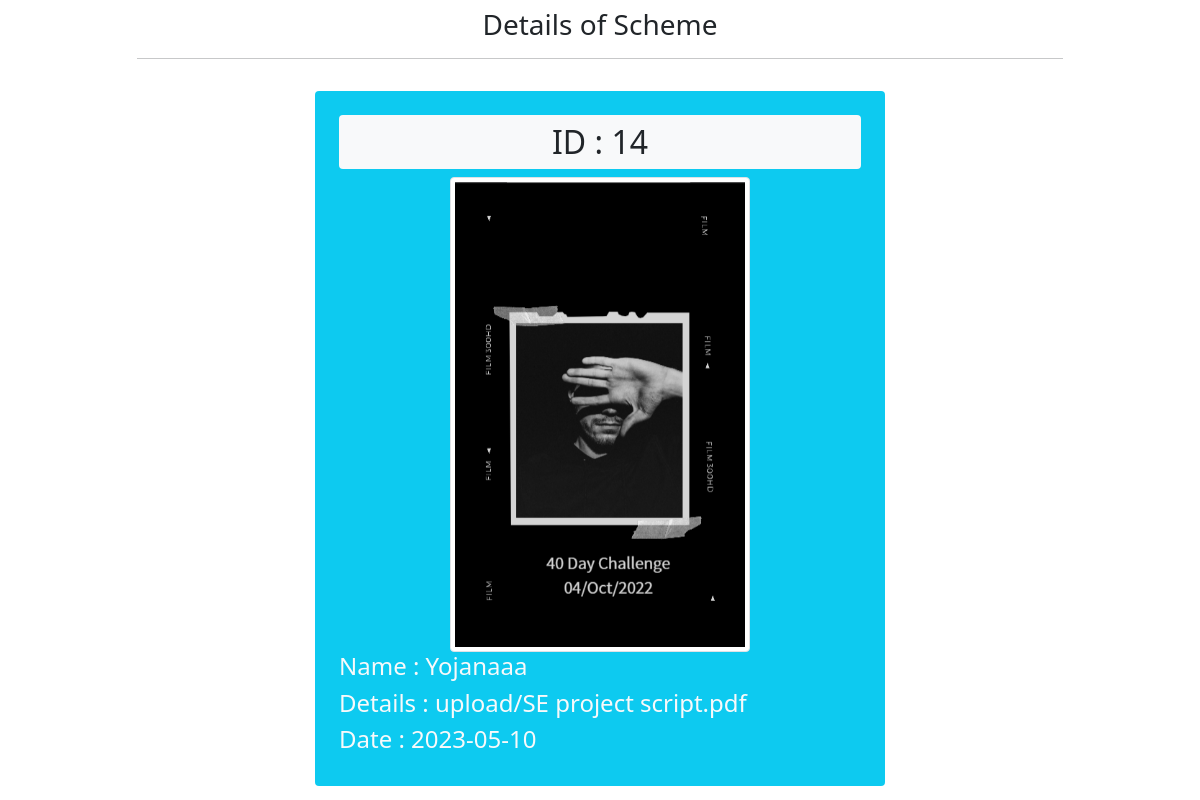
/admin/details_scheme.php?details=14, run on the app's committed database.
### tables this page shows
CREATE TABLE `scheme` (
  `id` int(11) NOT NULL,
  `name` varchar(100) NOT NULL,
  `doc` varchar(1000) DEFAULT NULL,
  `date` date NOT NULL,
  `image` blob DEFAULT NULL
);

### admin/action_scheme.php (called while the page is built, shortened)
<?php
    include '../db_connect.php';
    if(isset($_GET['details'])){
        $id=$_GET['details'];
        $query="SELECT * FROM scheme WHERE id=?";
        $stmt=$connection->prepare($query);
        $stmt->bind_param("i",$id);
        $stmt->execute();
        $result=$stmt->get_result();
        $row=$result->fetch_assoc();
        $vid=$row['id'];
        $vname=$row['name'];
        $vdoc=$row['doc'];
        $vdate=$row['date'];
        $vimage=$row['image'];
    }
?>

### admin/details_scheme.php (the view, shortened to what this page needs)
<?php
  include 'action_scheme.php';
?>
<!DOCTYPE html>
<html lang="en">
<head>
  <link rel="stylesheet" href="https://cdn.jsdelivr.net/npm/bootstrap@5.0.2/dist/css/bootstrap.min.css">
</head>
<body>
<div class="container">
    <div class="row justify-content-center">
        <div class="col-md-10">
            <h3 class="text-center text-dark mt-2">Details of Scheme</h3>
            <hr>
        </div>
    </div>
    <div class="row justify-content-center">
      <div class="col-md-6 mt-3 bg-info p-4 rounded">
        <h2 class="bg-light p-2 rounded text-center text-dark">ID : <?php echo  $vid; ?></h2>
        <div class="text-center">
          <img src="<?php echo  $vimage; ?>" width="300" class="img-thumbnail">
        </div>
        <h4 class="text-light">Name : <?php echo  $vname; ?></h4>
        <h4 class="text-light">Details : <?php echo  $vdoc; ?></h4>
        <h4 class="text-light">Date : <?php echo  $vdate; ?></h4>
      </div>
    </div>
</div>
</body>
</html>

### data on the page
scheme: id "14", image (picture), name "Yojanaaa", doc "upload/SE project script.pdf", date "2023-05-10"
